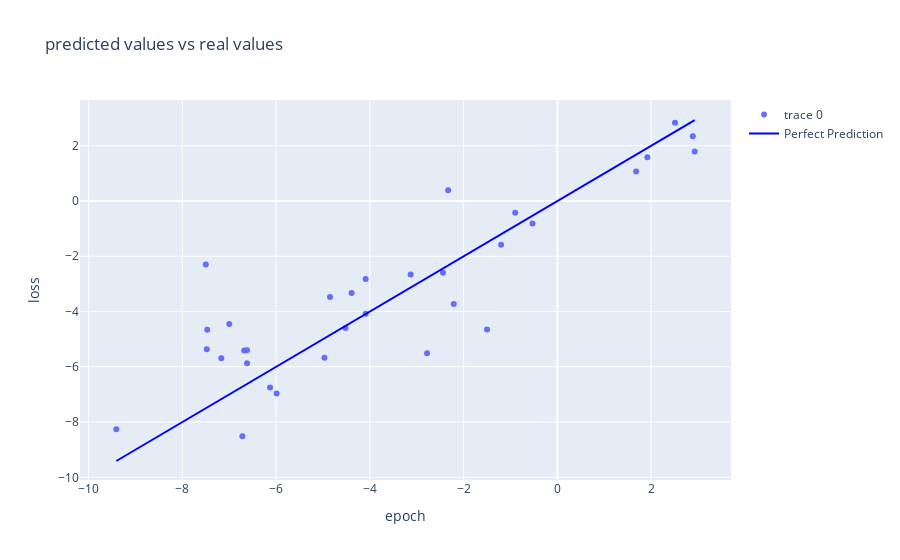

The cell this chart's notebook holds for it:
### Code cell
trace = go.Scatter(x = df["y_real"],y = df["y_pred"], mode = "markers")
line_trace = go.Scatter(x = [min(df["y_real"]), max(df["y_real"])],
                        y = [min(df["y_real"]), max(df["y_real"])],
                        mode = "lines",
                        marker=dict(color='blue'),
                        name='Perfect Prediction')
layout = go.Layout(title = "predicted values vs real values", xaxis=dict(title = "epoch"),
                   yaxis = dict(title = "loss"))

figure = go.Figure(data = [trace, line_trace], layout=layout)

iplot(figure)

### Figure 1 — Plotly figure (JSON) as saved in the notebook; plotly's stock layout.template omitted (floating-point values rounded to 4 significant figures)
{"data": [{"mode": "markers", "type": "scatter", "x": [-9.41, -6.68, -4.39, -2.21, 1.68, -5.99, 2.93, -2.33, -7.5, -4.52, -6.62, -1.5, -7.47, 2.51, -7.48, -4.09, 2.89, -4.97, 1.92, -6.13, -2.78, -6.72, -3.13, -7.17, -7, -6.62, -4.09, -1.2, -0.9, -0.53, -2.44, -4.85], "y": [-8.263, -5.407, -3.331, -3.727, 1.063, -6.963, 1.789, 0.3849, -2.301, -4.595, -5.871, -4.651, -4.662, 2.832, -5.364, -2.819, 2.344, -5.67, 1.583, -6.754, -5.506, -8.511, -2.664, -5.695, -4.453, -5.401, -4.077, -1.583, -0.4269, -0.8134, -2.593, -3.479]}, {"marker": {"color": "blue"}, "mode": "lines", "name": "Perfect Prediction", "type": "scatter", "x": [-9.41, 2.93], "y": [-9.41, 2.93]}], "layout": {"title": {"text": "predicted values vs real values"}, "xaxis": {"title": {"text": "epoch"}}, "yaxis": {"title": {"text": "loss"}}}}
